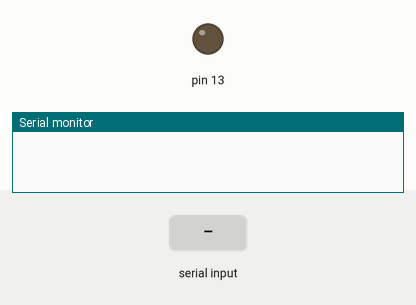
The sketch below on a simulated Arduino Uno, built with avr-gcc and run on an emulated ATmega328P. Shown: output pins drawn as LEDs (lit = HIGH), the last lines printed to the serial monitor. The inputs (shaded band) are chosen by the test bench.

Above: at 1.2 s.
1.3 s: "2" received over the second serial link
At 1.45 s:
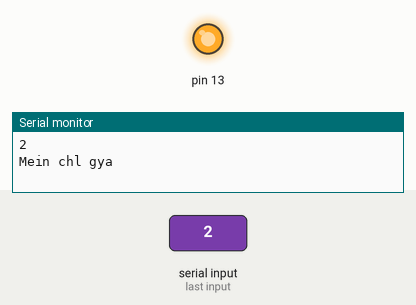
Timing chart, 0 to 4.3 s (numbered marks = the images above; inputs shaded):
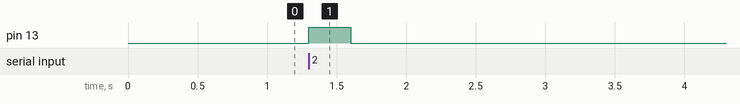

The sketch:

test1Serial.ino
```cpp
#include <SoftwareSerial.h>
SoftwareSerial mySerial(2,3);
const char arduinoId = '2';
void setup(){
  Serial.begin(9600);
  mySerial.begin(9600);
  pinMode(13,OUTPUT);
}
String totalString="";
int stat  =0;
void loop(){
  while(mySerial.available()){
    char a = mySerial.read();
    totalString += a;
    stat = 1;
  }
  if(stat){
    Serial.println(totalString);
    if(totalString[0] == arduinoId){
      digitalWrite(13,HIGH);
      Serial.println("Mein chl gya");
      delay(300);
      digitalWrite(13,LOW);
    }
    totalString = "";
    stat = 0;
  }
}
```

Measured:
- after the input at 1.3 s, pin 13: LOW → HIGH at once, → LOW 0.30 s later
